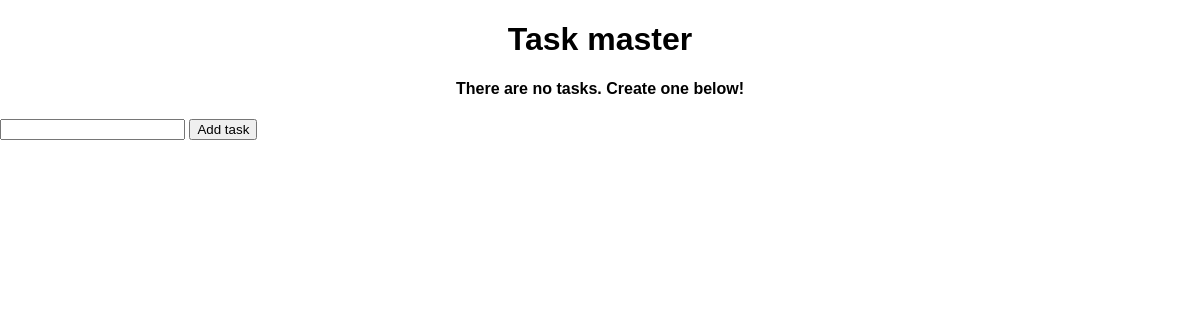
/, run on an earlier commit of the app's database.
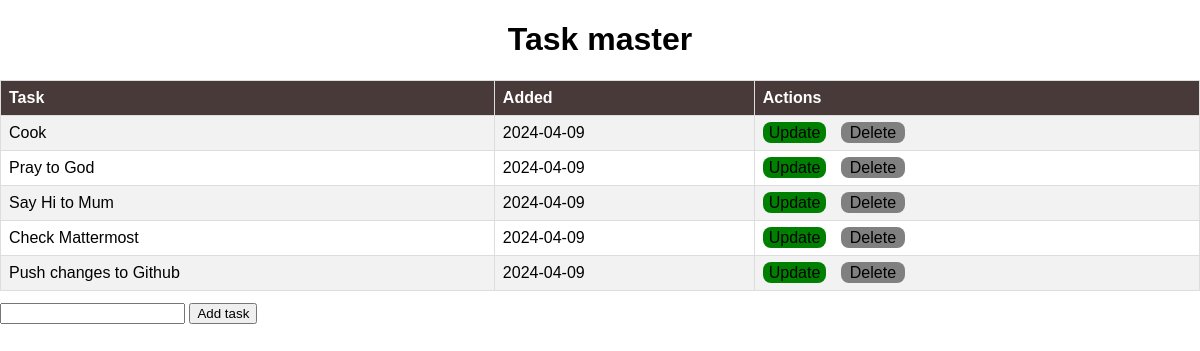
And on a later commit of the database.
### app.py (models this page shows, shortened)
class Task(db.Model):
    id = db.Column(db.Integer, primary_key=True)
    content = db.Column(db.String(200), nullable=False)
    date_created = db.Column(db.DateTime, default=datetime.utcnow)

### app.py (the view)
@app.route('/', methods=['POST','GET'])
def index():
    if request.method == 'POST':
        task_content = request.form['content']
        new_task = Task(content=task_content) # task object
        try:
            db.session.add(new_task)
            db.session.commit()
            return redirect('/')
        except:
            return 'There was an issue adding your task'
    else:
        tasks= Task.query.order_by(Task.date_created).all()
        return render_template('index.html', tasks=tasks)

### templates/index.html (shortened to what this page needs)
{% extends 'base.html' %}
{% block body %}
<div class="content">
    <h1 style="text-align: center;">Task master</h1>
    {% if tasks|length < 1 %}
    <h4 style="text-align: center;">There are no tasks. Create one below!</h4>
    {% else %}
    <table>
        <tr>
            <th>Task</th>
            <th>Added</th>
            <th>Actions</th>
        </tr>
        {% for task in tasks %}
            <tr>
                <td>{{task.content}}</td>
                <td>{{task.date_created.date()}}</td>
                <td>
                    <a href="/update/{{task.id}}" style="background-color: green; padding: 2px 6px 2px 6px; border-radius: 8px;" >Update</a>
                    <a href="/delete/{{task.id}}" style="background-color: grey; padding: 2px 9px 2px 9px; border-radius: 8px;">Delete</a>
                </td>
            </tr>
            {% endfor %}
    </table>
    {% endif %}
    <form action="/" method="post">
        <input type="text" name="content" id="content" ">
        <input type="submit" value="Add task">
    </form>
</div>
{% endblock %}

What changed in the data, as far as the page shows it:
added Task: content "Cook", date_created "2024-04-09"
added Task: content "Pray to God", date_created "2024-04-09"
added Task: content "Say Hi to Mum", date_created "2024-04-09"
added Task: content "Check Mattermost", date_created "2024-04-09"
added Task: content "Push changes to Github", date_created "2024-04-09"
Also different on the page:
text no longer shown: "There are no tasks. Create one below!"
text now shown: "Task Added Actions"
